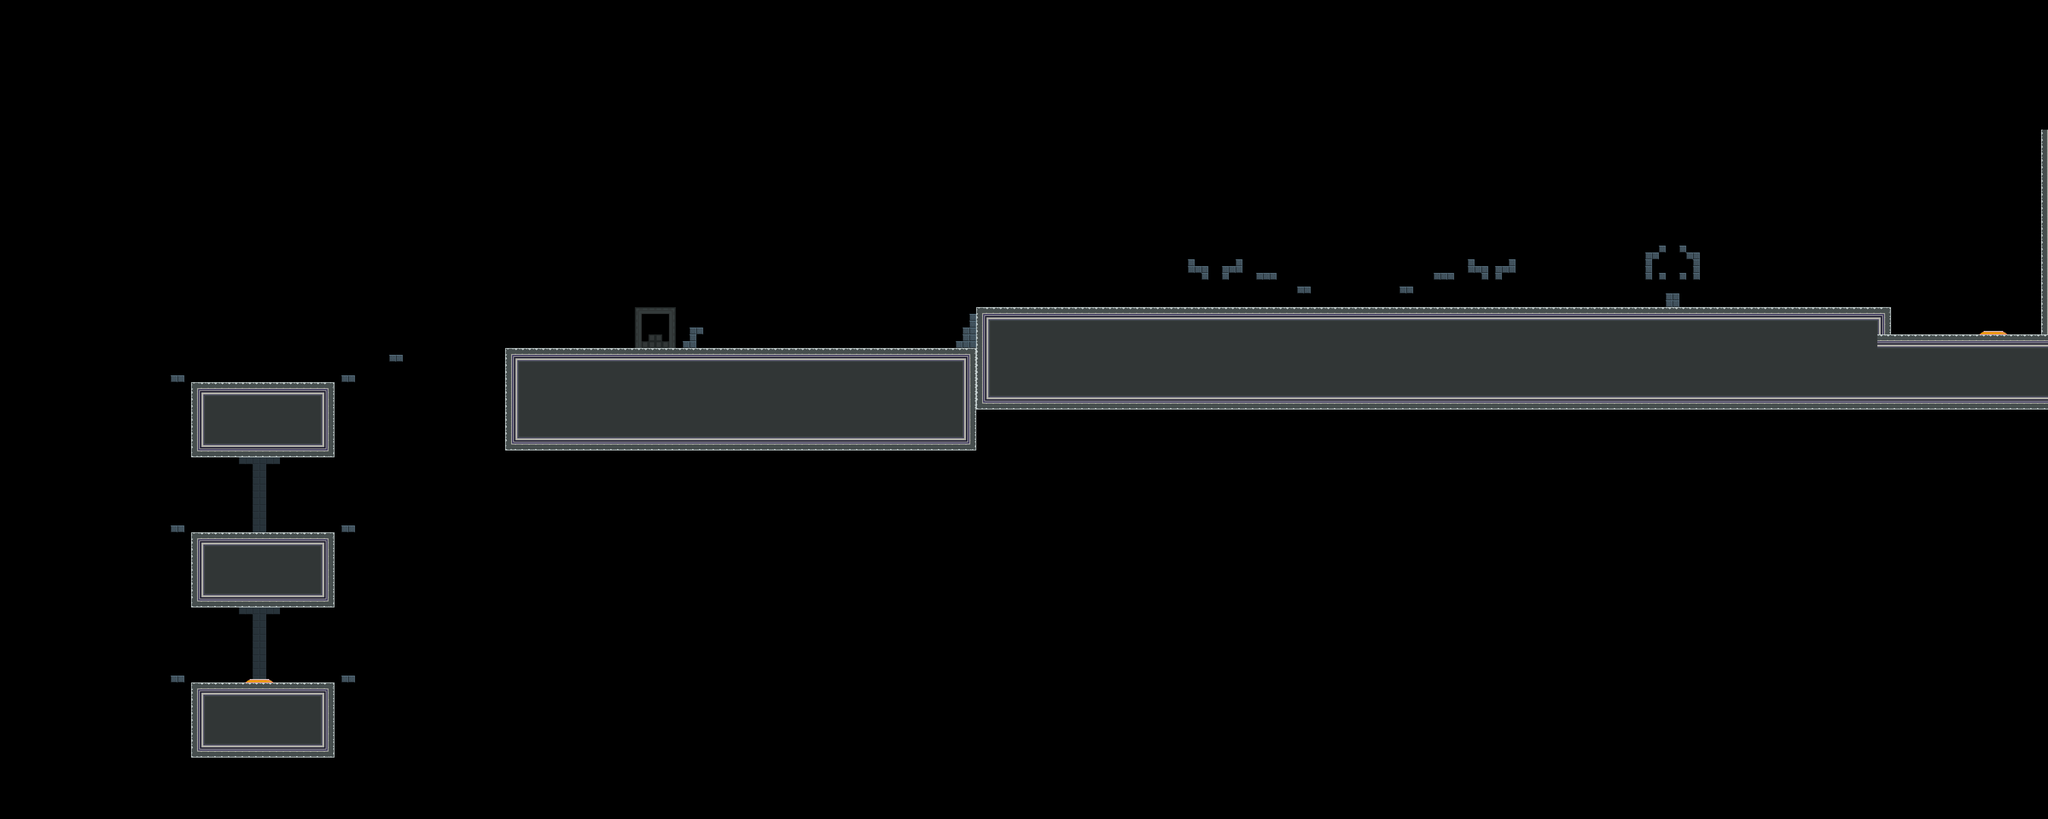

Rendered tile map (Tiled .tmx) drawn with the repository's tilesets; below, a short description and the map source with its tile grids summarised:
An orthogonal 300x120 tile map with 32x32 px tiles, 4 tile layers (Platform, Spikes, Portal, Overlay), 2 tilesets and 129 objects.

<map version="1.0" orientation="orthogonal" renderorder="right-up" width="300" height="120" tilewidth="32" tileheight="32" nextobjectid="649">
 <tileset firstgid="1" name="tiles_128" tilewidth="32" tileheight="32" tilecount="16">
  <image source="../tiles_128.png" width="128" height="128" />
 </tileset>
 <tileset firstgid="17" name="tileset-new" tilewidth="32" tileheight="32" spacing="2" margin="1" tilecount="225">
  <image source="../tileset-new.png" width="512" height="512" />
  <tile id="35">
   <properties>
    <property name="type" value="3" />
   </properties>
  </tile>
 </tileset>
 <layer name="Platform" width="300" height="120">
  <data>[36000 cells, 4126 non-empty, 25 distinct tile ids]</data>
 </layer>
 <layer name="Spikes" width="300" height="120">
  <data>[36000 cells, 13 non-empty, 3 distinct tile ids]</data>
 </layer>
 <layer name="Portal" width="300" height="120">
  <data>[36000 cells, 8 non-empty, 3 distinct tile ids]</data>
 </layer>
 <layer name="Overlay" width="300" height="120">
  <data>[36000 cells, 45 non-empty, 5 distinct tile ids]</data>
 </layer>
 <objectgroup name="PlatformOb">
  <object id="517" x="896" y="3200" width="672" height="352" />
  <object id="518" x="1600" y="3168" width="64" height="32" />
  <object id="519" x="800" y="3168" width="64" height="32" />
  <object id="520" x="800" y="2464" width="64" height="32" />
  <object id="521" x="1600" y="2464" width="64" height="32" />
  <object id="522" x="896" y="2496" width="672" height="352" />
  <object id="523" x="896" y="1792" width="672" height="352" />
  <object id="524" x="800" y="1760" width="64" height="32" />
  <object id="525" x="1600" y="1760" width="64" height="32" />
  <object id="526" x="2368" y="1632" width="2208" height="480" />
  <object id="528" x="4576" y="1440" width="4288" height="32" />
  <object id="530" x="4576" y="1472" width="3808" height="416" />
  <object id="531" x="8384" y="1568" width="1216" height="352" />
  <object id="532" x="9568" y="640" width="32" height="928" />
  <object id="539" x="3008" y="1600" width="128" height="32" />
  <object id="540" x="3040" y="1568" width="64" height="32" />
  <object id="544" x="3232" y="1536" width="64" height="32" />
  <object id="545" x="3232" y="1568" width="32" height="64" />
  <object id="546" x="3200" y="1600" width="32" height="32" />
  <object id="547" x="4480" y="1600" width="32" height="32" />
  <object id="548" x="4512" y="1536" width="32" height="96" />
  <object id="549" x="4544" y="1472" width="32" height="160" />
  <object id="550" x="5568" y="1216" width="32" height="64" />
  <object id="551" x="5600" y="1248" width="64" height="32" />
  <object id="552" x="5632" y="1280" width="32" height="32" />
  <object id="553" x="5728" y="1280" width="32" height="32" />
  <object id="556" x="5792" y="1216" width="32" height="64" />
  <object id="558" x="5728" y="1248" width="64" height="32" />
  <object id="559" x="5888" y="1280" width="96" height="32" />
  <object id="560" x="6080" y="1344" width="64" height="32" />
  <object id="561" x="6560" y="1344" width="64" height="32" />
  <object id="562" x="6720" y="1280" width="96" height="32" />
  <object id="563" x="6880" y="1216" width="32" height="64" />
  <object id="564" x="6912" y="1248" width="64" height="32" />
  <object id="565" x="6944" y="1280" width="32" height="32" />
  <object id="566" x="7072" y="1216" width="32" height="64" />
  <object id="567" x="7008" y="1248" width="64" height="32" />
  <object id="568" x="7008" y="1280" width="32" height="32" />
  <object id="569" x="7808" y="1376" width="64" height="64" />
  <object id="570" x="7872" y="1280" width="32" height="32" />
  <object id="571" x="7776" y="1280" width="32" height="32" />
  <object id="572" x="7712" y="1184" width="32" height="128" />
  <object id="573" x="7936" y="1184" width="32" height="128" />
  <object id="574" x="7904" y="1184" width="32" height="32" />
  <object id="575" x="7744" y="1184" width="32" height="32" />
  <object id="576" x="7776" y="1152" width="32" height="32" />
  <object id="577" x="7872" y="1152" width="32" height="32" />
  <object id="648" x="1824" y="1664" width="64" height="32" />
 </objectgroup>
 <objectgroup name="SpikesOb">
  <object id="578" x="3264" y="1568" width="13.6667" height="62" />
  <object id="579" x="4707.5" y="1425.5" width="89.75" height="13.5" />
  <object id="580" x="5922" y="1265" width="27.3333" height="13.3333" />
  <object id="581" x="6753.75" y="1266.75" width="28" height="12.5" />
  <object id="582" x="7792.5" y="1411.25" width="13" height="25.25" />
  <object id="583" x="7873.75" y="1411" width="11.5" height="26.25" />
  <object id="584" x="8674.73" y="1425.09" width="122.545" height="14.3636" />
 </objectgroup>
 <objectgroup name="EnemyOb">
  <object id="585" x="8480" y="1344" width="32" height="32" />
  <object id="586" x="8608" y="1344" width="32" height="32" />
  <object id="587" x="7584" y="1344" width="32" height="32" />
  <object id="588" x="7520" y="1344" width="32" height="32" />
  <object id="589" x="7360" y="1344" width="32" height="32" />
  <object id="590" x="7232" y="1344" width="32" height="32" />
  <object id="591" x="6816" y="1376" width="32" height="32" />
  <object id="592" x="6720" y="1376" width="32" height="32" />
  <object id="593" x="6400" y="1312" width="32" height="32" />
  <object id="594" x="6272" y="1312" width="32" height="32" />
  <object id="596" x="5888" y="1376" width="32" height="32" />
  <object id="597" x="5792" y="1376" width="32" height="32" />
  <object id="598" x="6464" y="1088" width="32" height="32" />
  <object id="599" x="6336" y="1088" width="32" height="32" />
  <object id="600" x="5440" y="1312" width="32" height="32" />
  <object id="601" x="4384" y="1536" width="32" height="32" />
  <object id="602" x="4224" y="1536" width="32" height="32" />
  <object id="603" x="4032" y="1536" width="32" height="32" />
  <object id="604" x="3840" y="1536" width="32" height="32" />
  <object id="605" x="3456" y="1536" width="32" height="32" />
  <object id="606" x="4608" y="1280" width="32" height="32" />
  <object id="607" x="5120" y="1312" width="32" height="32" />
 </objectgroup>
 <objectgroup name="PowerUpOb">
  <object id="510" x="1201.33" y="2364.67" width="32" height="64">
   <properties>
    <property name="level" value="1" />
   </properties>
  </object>
  <object id="515" x="3057.33" y="1487.33" width="32" height="64">
   <properties>
    <property name="level" value="2" />
   </properties>
  </object>
 </objectgroup>
 <objectgroup name="LightOb">
  <object id="641" x="1177.13" y="3173.5" width="77.2423" height="16">
   <properties>
    <property name="color" value="4" />
   </properties>
  </object>
  <object id="644" x="9306.5" y="1542.88" width="77.2423" height="16">
   <properties>
    <property name="color" value="4" />
   </properties>
  </object>
 </objectgroup>
 <objectgroup name="CoinOb">
  <object id="534" x="8448" y="1504" width="32" height="32">
   <properties>
    <property name="type" value="3" />
   </properties>
  </object>
  <object id="536" x="8512" y="1504" width="32" height="32">
   <properties>
    <property name="type" value="3" />
   </properties>
  </object>
  <object id="537" x="8576" y="1504" width="32" height="32">
   <properties>
    <property name="type" value="3" />
   </properties>
  </object>
  <object id="538" x="8640" y="1504" width="32" height="32">
   <properties>
    <property name="type" value="3" />
   </properties>
  </object>
  <object id="608" x="7872" y="1216" width="32" height="32" />
  </objectgroup>
 <objectgroup name="MoverOb">
  <!-- 16 objects omitted --></objectgroup>
 <objectgroup name="BeamSpotOb">
  <!-- 11 objects omitted --></objectgroup>
 <objectgroup name="PortalOb">
  <!-- 5 objects omitted --></objectgroup>
 <objectgroup name="SwitchOb">
  <!-- 1 objects omitted --></objectgroup>
</map>
<!-- 43 of 129 objects omitted -->